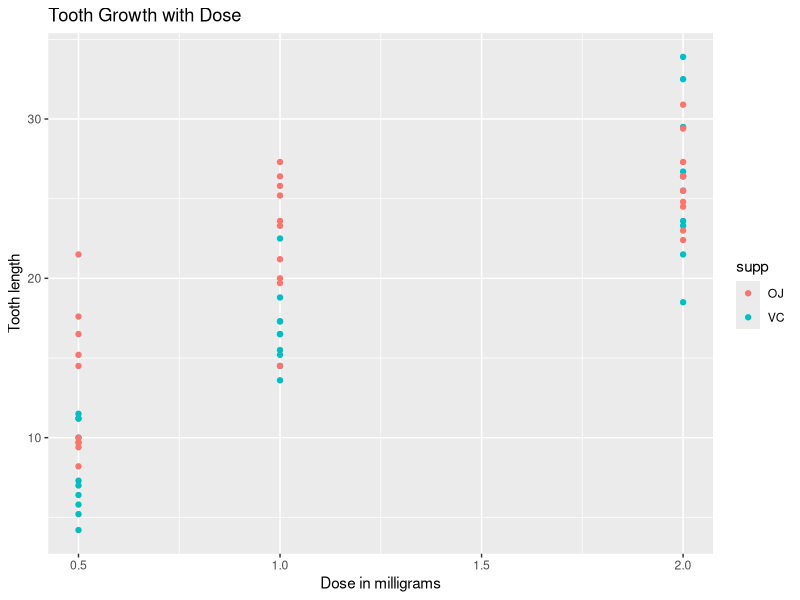
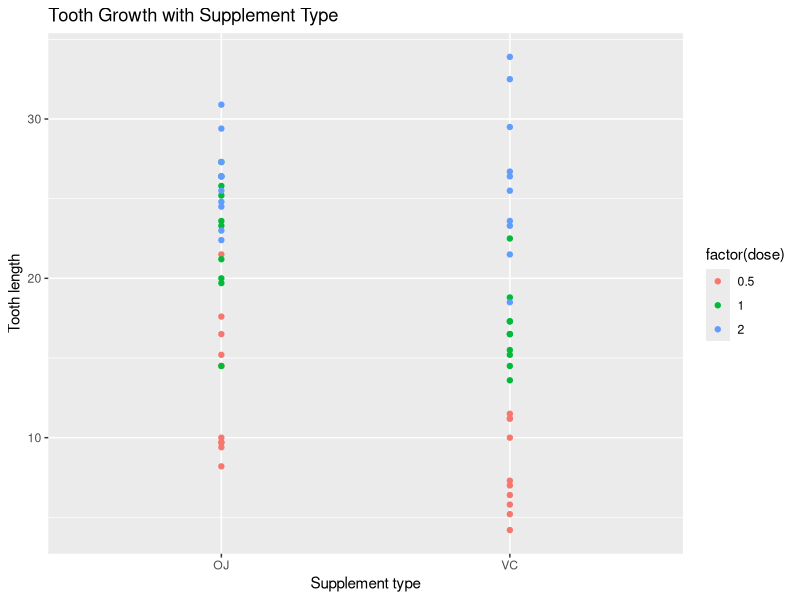

Write the R code that produced these figures, in order. (Note: this script raises an error after producing the figures.)
## ---- chunk 1
library(ggplot2)
data <- ToothGrowth
summary(data)
## ---- chunk 2
table(data$dose)
## ---- chunk 3
table(data[data$supp == "OJ","dose"])
## ---- chunk 4
table(data[data$supp == "VC","dose"])
## ---- chunk 5
qplot(dose, len, data = data, colour = supp, main = "Tooth Growth with Dose",
xlab = "Dose in milligrams", ylab = "Tooth length")
## ---- chunk 6
qplot(supp, len, data = data, colour = factor(dose),
main = "Tooth Growth with Supplement Type",
xlab = "Supplement type", ylab = "Tooth length")
## ---- chunk 7
t1 <- t.test(len ~ supp, paired=F, var.equal = T, data = data)
t1
## ---- chunk 8
dose_1 <- subset(data, data$dose == 0.5)
dose_2 <- subset(data, data$dose == 1)
dose_3 <- subset(data, data$dose == 2)
t2 <- t.test(dose_1$len, dose_2$len, paired=F, var.equal = T)
t2
## ---- chunk 9
t3 <- t.test(dose_2$len, dose_3$len, paired=F, var.equal = T)
t3
## ---- chunk 10
t4 <- t.test(len ~ supp, paired=F, var.equal = T, data = dose_1)
t4
## ---- chunk 11
t5 <- t.test(len ~ supp, paired=F, var.equal = T, data = dose_2)
t5
## ---- chunk 12
t6 <- t.test(len ~ supp, paired=F, var.equal = T, data = dose_3)
t6
